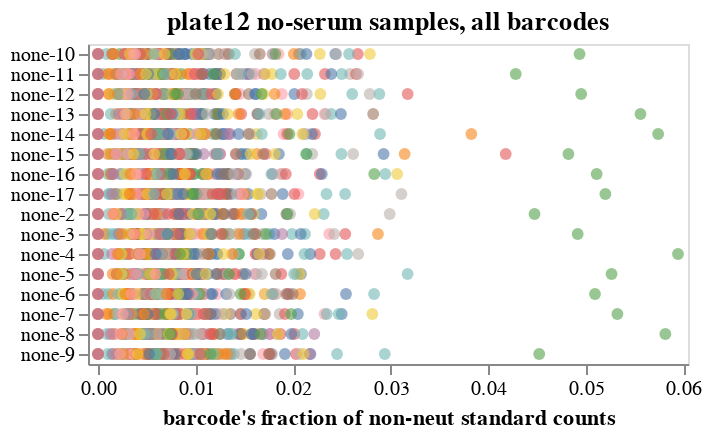
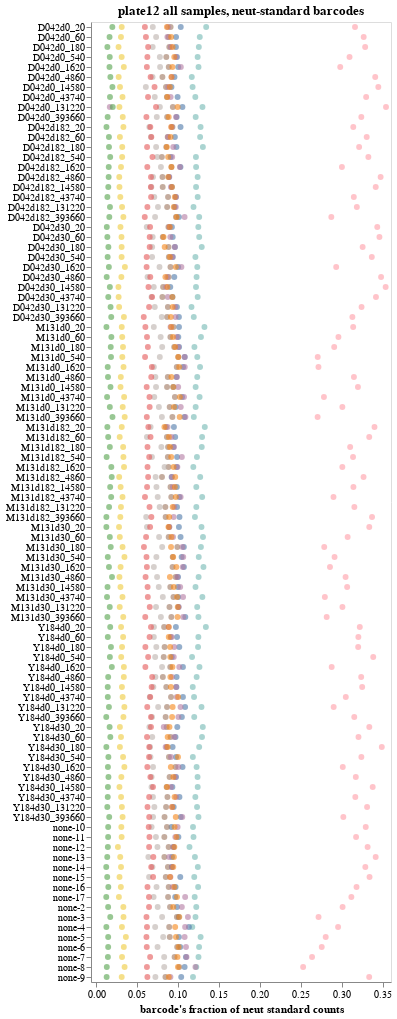

Write notebook code for charts like these, in order.
### Markdown cell above
## Consistency and minimum fractions for barcodes
We examine the fraction of counts attributable to each barcode. We do this splitting the data two ways:

 1. Looking at all viral (but not neut-standard) barcodes only for the no-serum samples.

 2. Looking at just the neut-standard barcodes for all samples.

The reasons is that if the experiment is set up perfectly, these fractions should be the same across all samples for each barcode.
(We do not expect viral barcodes to have consistent fractions across no-serum samples as they will be neutralized differently depending on strain).

We plot these fractions in interactive plots (you can mouseover points and zoom) so you can identify barcodes that fail the expected consistency QC thresholds.

We also make sure the barcodes meet specified QC minimum thresholds for all samples, and flag any that do not.

### Code cell
barcode_selection = alt.selection_point(fields=["barcode"], on="mouseover", empty=False)

# look at all samples for neut standard barcodes, or no-serum samples for all barcodes
for is_neut_standard, df in counts.groupby("neut_standard"):

    # process data frame
    if not is_neut_standard:
        df = df.query("serum == 'none'")
    df = (
        df.assign(
            sample_counts=lambda x: x.groupby("sample")["count"].transform("sum"),
            count_frac=lambda x: x["count"] / x["sample_counts"],
            median_count_frac=lambda x: x.groupby("barcode")["count_frac"].transform(
                "median"
            ),
            fold_change_from_median=lambda x: x["count_frac"] / x["median_count_frac"],
        )
        .drop(
            columns=(
                ["sample", "serum_replicate", "sample_counts", "neut_standard"]
                + (["strain"] if is_neut_standard else ["dilution_factor"])
            ),
        )
    )

    # make chart
    evenness_chart = (
        alt.Chart(df)
        .add_params(barcode_selection)
        .encode(
            alt.X(
                "count_frac",
                title=(
                    "barcode's fraction of neut standard counts"
                    if is_neut_standard
                    else "barcode's fraction of non-neut standard counts"
                ),
                scale=alt.Scale(nice=False, padding=5),
            ),
            alt.Y(
                "sample_noplate",
                title=None,
                sort=list(
                    neut_standard_fracs.sort_values(["serum", "dilution_factor"])["sample_noplate"]
                ),
            ),
            alt.Fill("barcode", legend=None),
            strokeWidth=alt.condition(barcode_selection, alt.value(2), alt.value(0)),
            size=alt.condition(barcode_selection, alt.value(60), alt.value(35)),
            tooltip=[
                alt.Tooltip(c, format=".3g") if df[c].dtype == float
                else c
                for c in df.columns
            ],
        )
        .mark_circle(fillOpacity=0.6, stroke="black", strokeOpacity=1)
        .properties(
            height=alt.Step(10),
            width=300,
            title=(
                f"{plate} all samples, neut-standard barcodes"
                if is_neut_standard
                else f"{plate} no-serum samples, all barcodes"
            ),
        )
        .configure_axis(grid=False)
        .configure_legend(titleLimit=1000)
        .interactive()
    )

    if is_neut_standard:
        evenness_chart = evenness_chart.add_params(serum_selection).transform_filter(
            serum_selection
        )
        print(f"\n\n{'=' * 89}\nAnalyzing all barcodes from no-serum samples\n")
    else:
        print(f"\n\n{'=' * 89}\nAnalyzing neut-standard barcodes from all samples\n")

    display(evenness_chart)

    # make sure barcode fractions are reasonably consistent when they should be
    excess_fold_change = df[
        (df["fold_change_from_median"] <= 1 / qc_thresholds["barcode_frac_consistency"])
        | (df["fold_change_from_median"] >= qc_thresholds["barcode_frac_consistency"])
    ]
    if len(excess_fold_change):
        print(f"\nFollowing barcodes failed {qc_thresholds['barcode_frac_consistency']=}")
        display(excess_fold_change)
        qc_failures.add("barcode_frac_consistency")
    else:
        print(f"\nPassed {qc_thresholds['barcode_frac_consistency']=}")

    # make sure barcodes have sufficient fraction
    if is_neut_standard:
        insufficient_neut_standard_barcode_frac = df[
            df["count_frac"] < qc_thresholds["min_neut_standard_barcode_frac"]
        ]
        if len(insufficient_neut_standard_barcode_frac):
            print(
                "\nFollowing barcodes fail "
                + f"{qc_thresholds['min_neut_standard_barcode_frac']=}"
            )
            display(insufficient_neut_standard_barcode_frac)
            qc_failures.add("min_neut_standard_barcode_frac")
        else:
            print(f"\nPassed {qc_thresholds['min_neut_standard_barcode_frac']=}")
    else:
        insufficient_viral_barcode_frac = df[
            df["count_frac"] < qc_thresholds["min_viral_barcode_frac"]
        ]
        if len(insufficient_viral_barcode_frac):
            print(
                f"\nFollowing barcodes fail {qc_thresholds['min_viral_barcode_frac']=}"
            )
            display(insufficient_viral_barcode_frac)
            qc_failures.add("min_viral_barcode_frac")
        else:
            print(f"\nPassed {qc_thresholds['min_viral_barcode_frac']=}")

### Figure 1 — Vega-Lite specification as saved in the notebook (floating-point values rounded to 4 significant figures; data arrays with more than 128 entries replaced by an {"elided": "..."} marker saying what was removed)
{"config": {"view": {"continuousWidth": 300, "continuousHeight": 300}, "axis": {"grid": false}, "legend": {"titleLimit": 1000}}, "data": {"name": "data-f595b4d3edb16998079d37b449c0ea41"}, "mark": {"type": "circle", "fillOpacity": 0.6, "stroke": "black", "strokeOpacity": 1}, "encoding": {"fill": {"field": "barcode", "legend": null, "type": "nominal"}, "size": {"condition": {"param": "param_2", "value": 60, "empty": false}, "value": 35}, "strokeWidth": {"condition": {"param": "param_2", "value": 2, "empty": false}, "value": 0}, "tooltip": [{"field": "barcode", "type": "nominal"}, {"field": "count", "type": "quantitative"}, {"field": "serum", "type": "nominal"}, {"field": "sample_noplate", "type": "nominal"}, {"field": "plate_replicate", "type": "nominal"}, {"field": "strain", "type": "nominal"}, {"field": "count_frac", "format": ".3g", "type": "quantitative"}, {"field": "median_count_frac", "format": ".3g", "type": "quantitative"}, {"field": "fold_change_from_median", "format": ".3g", "type": "quantitative"}], "x": {"field": "count_frac", "scale": {"nice": false, "padding": 5}, "title": "barcode's fraction of non-neut standard counts", "type": "quantitative"}, "y": {"field": "sample_noplate", "sort": ["D042d0_20", "D042d0_60", "D042d0_180", "D042d0_540", "D042d0_1620", "D042d0_4860", "D042d0_14580", "D042d0_43740", "D042d0_131220", "D042d0_393660", "D042d182_20", "D042d182_60", "D042d182_180", "D042d182_540", "D042d182_1620", "D042d182_4860", "D042d182_14580", "D042d182_43740", "D042d182_131220", "D042d182_393660", "D042d30_20", "D042d30_60", "D042d30_180", "D042d30_540", "D042d30_1620", "D042d30_4860", "D042d30_14580", "D042d30_43740", "D042d30_131220", "D042d30_393660", "M131d0_20", "M131d0_60", "M131d0_180", "M131d0_540", "M131d0_1620", "M131d0_4860", "M131d0_14580", "M131d0_43740", "M131d0_131220", "M131d0_393660", "M131d182_20", "M131d182_60", "M131d182_180", "M131d182_540", "M131d182_1620", "M131d182_4860", "M131d182_14580", "M131d182_43740", "M131d182_131220", "M131d182_393660", "M131d30_20", "M131d30_60", "M131d30_180", "M131d30_540", "M131d30_1620", "M131d30_4860", "M131d30_14580", "M131d30_43740", "M131d30_131220", "M131d30_393660", "Y184d0_20", "Y184d0_60", "Y184d0_180", "Y184d0_540", "Y184d0_1620", "Y184d0_4860", "Y184d0_14580", "Y184d0_43740", "Y184d0_131220", "Y184d0_393660", "Y184d30_20", "Y184d30_60", "Y184d30_180", "Y184d30_540", "Y184d30_1620", "Y184d30_4860", "Y184d30_14580", "Y184d30_43740", "Y184d30_131220", "Y184d30_393660", "none-10", "none-11", "none-12", "none-13", "none-14", "none-15", "none-16", "none-17", "none-2", "none-3", "none-4", "none-5", "none-6", "none-7", "none-8", "none-9"], "title": null, "type": "nominal"}}, "height": {"step": 10}, "params": [{"name": "param_2", "select": {"type": "point", "fields": ["barcode"], "on": "mouseover"}}, {"name": "param_3", "select": {"type": "interval", "encodings": ["x", "y"]}, "bind": "scales"}], "title": "plate12 no-serum samples, all barcodes", "width": 300, "$schema": "https://vega.github.io/schema/vega-lite/v5.15.1.json", "datasets": {"data-f595b4d3edb16998079d37b449c0ea41": {"elided": "1808 records"}}}

### Figure 2 — Vega-Lite specification as saved in the notebook (floating-point values rounded to 4 significant figures; data arrays with more than 128 entries replaced by an {"elided": "..."} marker saying what was removed)
{"config": {"view": {"continuousWidth": 300, "continuousHeight": 300}, "axis": {"grid": false}, "legend": {"titleLimit": 1000}}, "data": {"name": "data-52efffcbd9887af44f9312411d76f99c"}, "mark": {"type": "circle", "fillOpacity": 0.6, "stroke": "black", "strokeOpacity": 1}, "encoding": {"fill": {"field": "barcode", "legend": null, "type": "nominal"}, "size": {"condition": {"param": "param_2", "value": 60, "empty": false}, "value": 35}, "strokeWidth": {"condition": {"param": "param_2", "value": 2, "empty": false}, "value": 0}, "tooltip": [{"field": "barcode", "type": "nominal"}, {"field": "count", "type": "quantitative"}, {"field": "serum", "type": "nominal"}, {"field": "dilution_factor", "type": "quantitative"}, {"field": "sample_noplate", "type": "nominal"}, {"field": "plate_replicate", "type": "nominal"}, {"field": "count_frac", "format": ".3g", "type": "quantitative"}, {"field": "median_count_frac", "format": ".3g", "type": "quantitative"}, {"field": "fold_change_from_median", "format": ".3g", "type": "quantitative"}], "x": {"field": "count_frac", "scale": {"nice": false, "padding": 5}, "title": "barcode's fraction of neut standard counts", "type": "quantitative"}, "y": {"field": "sample_noplate", "sort": ["D042d0_20", "D042d0_60", "D042d0_180", "D042d0_540", "D042d0_1620", "D042d0_4860", "D042d0_14580", "D042d0_43740", "D042d0_131220", "D042d0_393660", "D042d182_20", "D042d182_60", "D042d182_180", "D042d182_540", "D042d182_1620", "D042d182_4860", "D042d182_14580", "D042d182_43740", "D042d182_131220", "D042d182_393660", "D042d30_20", "D042d30_60", "D042d30_180", "D042d30_540", "D042d30_1620", "D042d30_4860", "D042d30_14580", "D042d30_43740", "D042d30_131220", "D042d30_393660", "M131d0_20", "M131d0_60", "M131d0_180", "M131d0_540", "M131d0_1620", "M131d0_4860", "M131d0_14580", "M131d0_43740", "M131d0_131220", "M131d0_393660", "M131d182_20", "M131d182_60", "M131d182_180", "M131d182_540", "M131d182_1620", "M131d182_4860", "M131d182_14580", "M131d182_43740", "M131d182_131220", "M131d182_393660", "M131d30_20", "M131d30_60", "M131d30_180", "M131d30_540", "M131d30_1620", "M131d30_4860", "M131d30_14580", "M131d30_43740", "M131d30_131220", "M131d30_393660", "Y184d0_20", "Y184d0_60", "Y184d0_180", "Y184d0_540", "Y184d0_1620", "Y184d0_4860", "Y184d0_14580", "Y184d0_43740", "Y184d0_131220", "Y184d0_393660", "Y184d30_20", "Y184d30_60", "Y184d30_180", "Y184d30_540", "Y184d30_1620", "Y184d30_4860", "Y184d30_14580", "Y184d30_43740", "Y184d30_131220", "Y184d30_393660", "none-10", "none-11", "none-12", "none-13", "none-14", "none-15", "none-16", "none-17", "none-2", "none-3", "none-4", "none-5", "none-6", "none-7", "none-8", "none-9"], "title": null, "type": "nominal"}}, "height": {"step": 10}, "params": [{"name": "param_2", "select": {"type": "point", "fields": ["barcode"], "on": "mouseover"}}, {"name": "param_4", "select": {"type": "interval", "encodings": ["x", "y"]}, "bind": "scales"}, {"name": "param_1", "select": {"type": "point", "fields": ["serum"]}, "bind": {"input": "select", "options": [null, "D042d0", "D042d182", "D042d30", "M131d0", "M131d182", "M131d30", "Y184d0", "Y184d30", "none"], "labels": ["all", "D042d0", "D042d182", "D042d30", "M131d0", "M131d182", "M131d30", "Y184d0", "Y184d30", "none"], "name": "serum"}}], "title": "plate12 all samples, neut-standard barcodes", "transform": [{"filter": {"param": "param_1"}}], "width": 300, "$schema": "https://vega.github.io/schema/vega-lite/v5.15.1.json", "datasets": {"data-52efffcbd9887af44f9312411d76f99c": {"elided": "960 records"}}}
